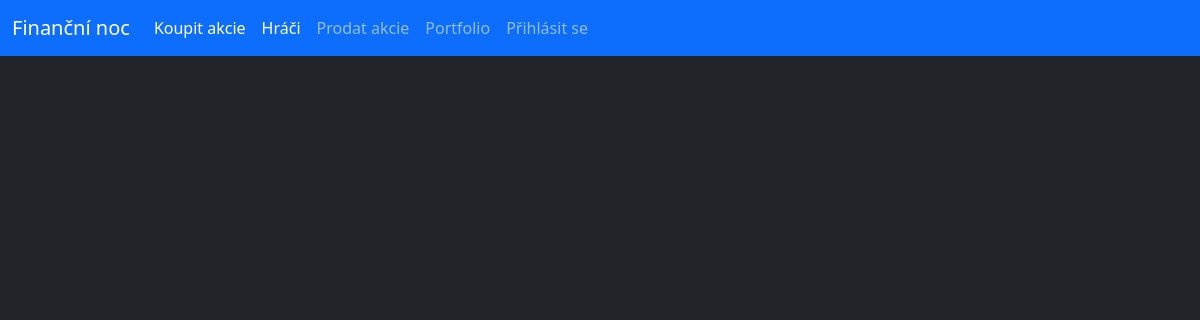
Before: /stocks/V with the older database file.
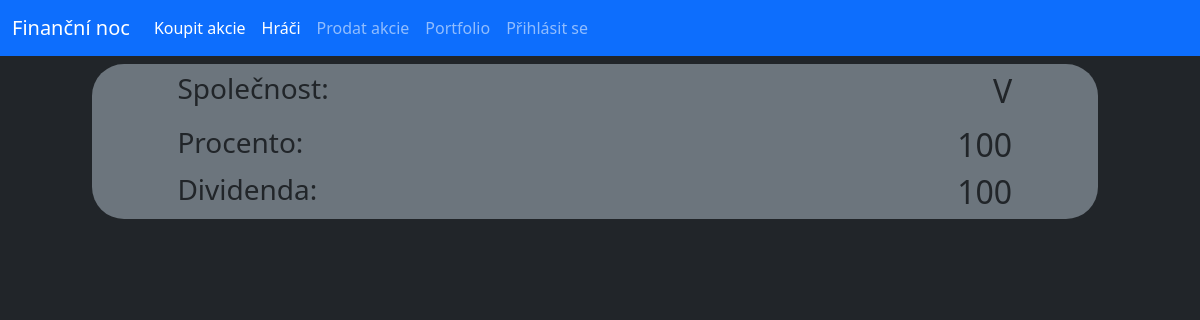
After: the same page with the newer database file.
### database.py (models this page shows, shortened)
class Stock(db.Model):
    _id = db.Column("id", db.Integer, primary_key=True)
    owner = db.Column(db.String(40))
    name = db.Column(db.String(40))
    percentage = db.Column(db.Integer)
    isSelling = db.Column(db.Boolean)
    dividend = db.Column(db.Integer)

### router.py (the view)
@app.route("/players")
@app.route("/stocks/<username>")
def player_stocks(username=None):
    players = User.query.all()
    if not username:
        return render_template("players.html", users=players)
    player_stocks = Stock.query.filter_by(owner=username).all()
    return render_template("userStocks.html", stocks=player_stocks)

### templates/userStocks.html
{% extends "main.html" %}
{% block content%}
    {% for stock in stocks%}
    <div class="row py-2">
        <div class="col-offset-1 col-11">
            <div class="conteiner offset-1 bg-secondary rounded-5">
                <div class="row py-2">
                    <div class="col-4 offset-1"><h3>Společnost:</h3></div>
                    <div class="col-6"><h2 class="text-end">{{stock.name}}</h2></div>
                </div>
                <div class="row">
                    <div class="col-4 offset-1"><h3>Procento:</h3></div>
                    <div class="col-6"><h2 class="text-end">{{stock.percentage}}</h2></div>
                </div>
                <div class="row">
                    <div class="col-4 offset-1"><h3>Dividenda:</h3></div>
                    <div class="col-6"><h2 class="text-end">{{stock.dividend}}</h2></div>
                </div>
            </div>
        </div>
    </div>
    {% endfor %}
{% endblock%}

Changed rows visible on the page:
added Stock: name "V", percentage "100", dividend "100"
